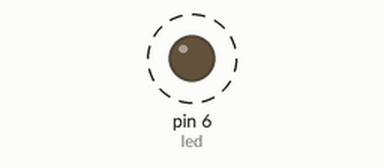
Simulated run of this program. Board: MicroPython board. Parts: output pins drawn as LEDs (lit = HIGH). Dashed ring = blinking.

Above: at 0.2 s.
Timing chart, 0 to 3.0 s (numbered marks = the images above):
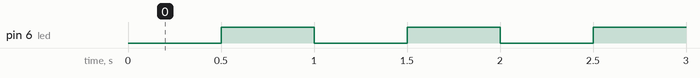

Measured:
- by itself, pin 6 (led): alternates HIGH for 0.50 s and LOW for 0.50 s

The program:

t008_ex01_simple_time.py
```python
import machine

led = machine.Pin(6,machine.Pin.OUT)

tim0 = machine.Timer(0)

def handle_callback(timer):
    led.value(not led.value())
#tim0.init(period=2000,mode=machine.Timer.ONE_SHOT,callback=lambda t:led.value(not led.value()))
tim0.init(period=500,mode=machine.Timer.PERIODIC,callback=handle_callback)
```
